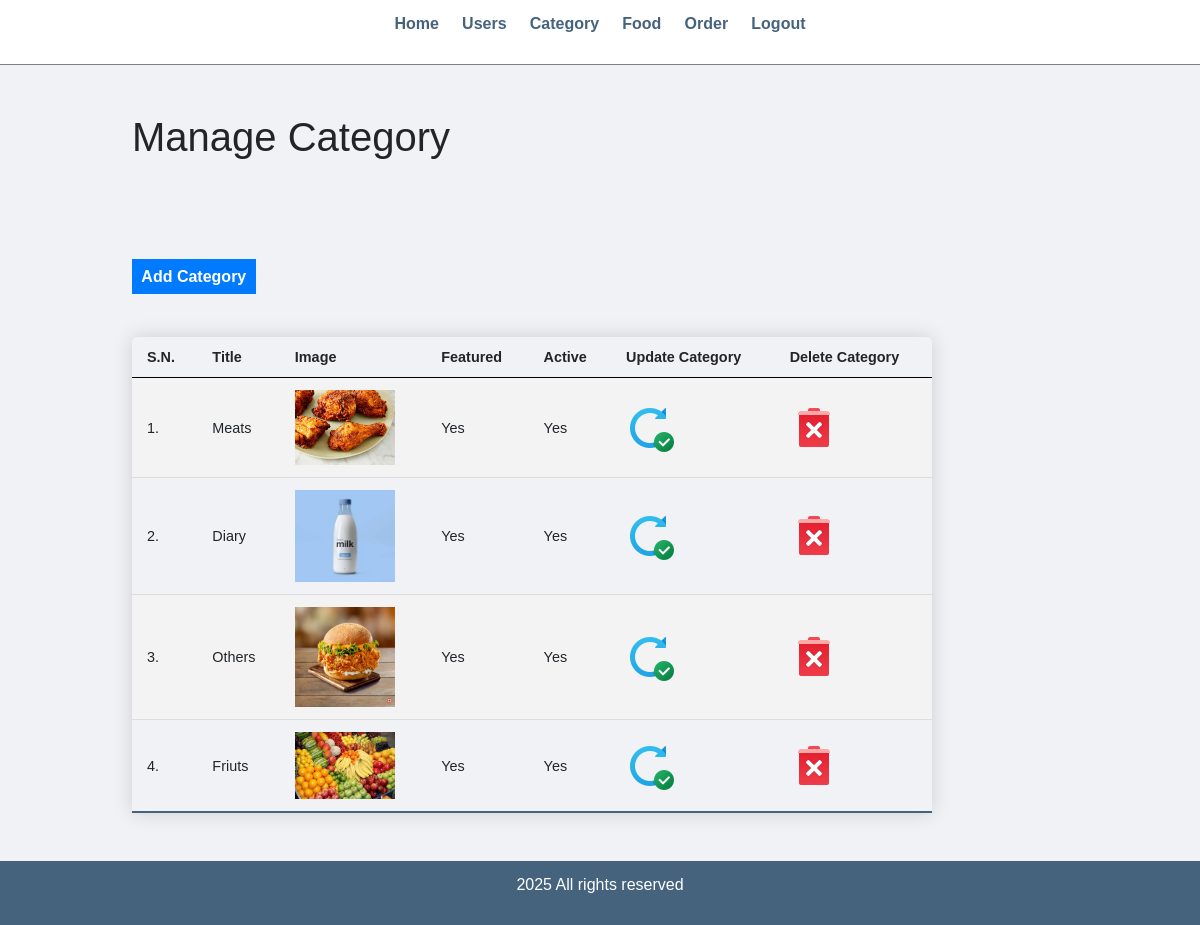
The page /admin/manage-category.php (signed in) on the database its author committed.
### tables this page shows
CREATE TABLE `tbl_category` (
  `id` int(10) UNSIGNED NOT NULL,
  `title` varchar(100) NOT NULL,
  `image_name` varchar(255) NOT NULL,
  `featured` varchar(10) NOT NULL,
  `active` varchar(10) NOT NULL
);

### admin/manage-category.php (the view, shortened to what this page needs)
<?php include('partials/menu.php'); ?>
<div class="main-content">
    <div class="wrapper">
        <h1>Manage Category</h1>
        <br /><br />
        <br><br>
                <a href="<?php echo SITEURL; ?>admin/add-category.php" class="btn-primary">Add Category</a>
                <br /><br /><br />
                <table class="content-table">
                    <tr>
                        <th>S.N.</th>
                        <th>Title</th>
                        <th>Image</th>
                        <th>Featured</th>
                        <th>Active</th>
                        <th>Update Category</th>
                        <th>Delete Category</th>
                    </tr>
                    <?php
                        $sql = "SELECT * FROM tbl_category";
                        $res = mysqli_query($conn, $sql);
                        $count = mysqli_num_rows($res);
                        $sn=1;
                        if($count>0)
                        {
                            while($row=mysqli_fetch_assoc($res))
                            {
                                $id = $row['id'];
                                $title = $row['title'];
                                $image_name = $row['image_name'];
                                $featured = $row['featured'];
                                $active = $row['active'];
                                ?>
                                    <tr>
                                        <td><?php echo $sn++; ?>. </td>
                                        <td><?php echo $title; ?></td>
                                        <td>
                                            <?php
                                                if($image_name!="")
                                                {
                                                    ?>
                                                    <img src="<?php echo SITEURL; ?>images/category/<?php echo $image_name; ?>" width="100px" >
                                                    <?php
                                                }
                                                else
                                                {
                                                    echo "<div class='error'>Image not Added.</div>";
                                                }
                                            ?>
                                        </td>
                                        <td><?php echo $featured; ?></td>
                                        <td><?php echo $active; ?></td>
                                        <td>
                                            <a href="<?php echo SITEURL; ?>admin/update-category.php?id=<?php echo $id; ?>"><img src="../images/icons/update.png"/></a>
                                            </td>
                                            <td>
                                            <a href="<?php echo SITEURL; ?>admin/delete-category.php?id=<?php echo $id; ?>&image_name=<?php echo $image_name; ?>"><img src="../images/icons/delete.png"/></a>
                                        </td>
                                    </tr>
                                <?php
                            }
                        }
                        else
                        {
                            ?>
                            <tr>
                                <td colspan="6"><div class="error">No Category Added.</div></td>
                            </tr>
                            <?php
                        }
                    ?>
                </table>
    </div>
</div>
<?php include('partials/footer.php'); ?>

### admin/partials/menu.php (shortened to what this page needs)
<html>
    <head>
        <link rel="stylesheet" href="../css/admin.css">
        <link rel="stylesheet" href=
    "https://stackpath.bootstrapcdn.com/bootstrap/4.5.0/css/bootstrap.min.css"
            integrity=
    "sha384-9aIt2nRpC12Uk9gS9baDl411NQApFmC26EwAOH8WgZl5MYYxFfc+NcPb1dKGj7Sk"
>
    </head>
    <body>
        <div class="menu text-center">
            <div class="wrapper">
                <ul>
                    <li><a href="index.php">Home</a></li>
                    <li><a href="manage-users.php">Users</a></li>
                    <li><a href="manage-category.php">Category</a></li>
                    <li><a href="manage-food.php">Food</a></li>
                    <li><a href="manage-order.php">Order</a></li>
                    <li><a href="logout.php">Logout</a></li>
                </ul>
            </div>
        </div>

### admin/partials/footer.php
<div class="footer">
            <div class="wrapper">
                <p class="text-center">2025 All rights reserved</p>
            </div>
        </div>
    </body>
</html>

### css/admin.css (style rules this page uses)
* { margin: 0; padding: 0; font-family: Arial, Helvetica, sans-serif; }
.wrapper { padding: 1%; width: 80%; margin: 0 auto; }
.text-center { text-align: center; }
table tr th { border-bottom: 1px solid black; padding: 1%; text-align: left; }
table tr td { padding: 1%; }
.btn-primary { background-color: #1e90ff; padding: 1%; color: white; text-decoration: none; font-weight: bold; }
.menu { border-bottom: 1px solid grey; }
.menu ul { list-style-type: none; }
.menu ul li { display: inline; padding: 1%; }
.menu ul li a { text-decoration: none; font-weight: bold; color: #45637d; }
.main-content { background-color: #f1f2f6; padding: 3% 0; }
.footer { background-color: #45637d; color: white; }
.content-table { border-collapse: collapse; font-size: 0.9em; min-width: 800px; border-radius: 5px 5px 0 0; overflow: hidden; box-shadow: 0 0 20px rgba(0, 0, 0, 0.15); }
.content-table th, .content-table td { padding: 12px 15px; }
.content-table tbody tr { border-bottom: 1px solid #dddddd; }
.content-table tbody tr:nth-of-type(even) { background-color: #f3f3f3; }
.content-table tbody tr:last-of-type { border-bottom: 2px solid #45637d; }

### rows shown on the page
tbl_category: title "Meats", image_name (picture), featured "Yes", active "Yes"
tbl_category: title "Diary", image_name (picture), featured "Yes", active "Yes"
tbl_category: title "Others", image_name (picture), featured "Yes", active "Yes"
tbl_category: title "Friuts", image_name (picture), featured "Yes", active "Yes"
